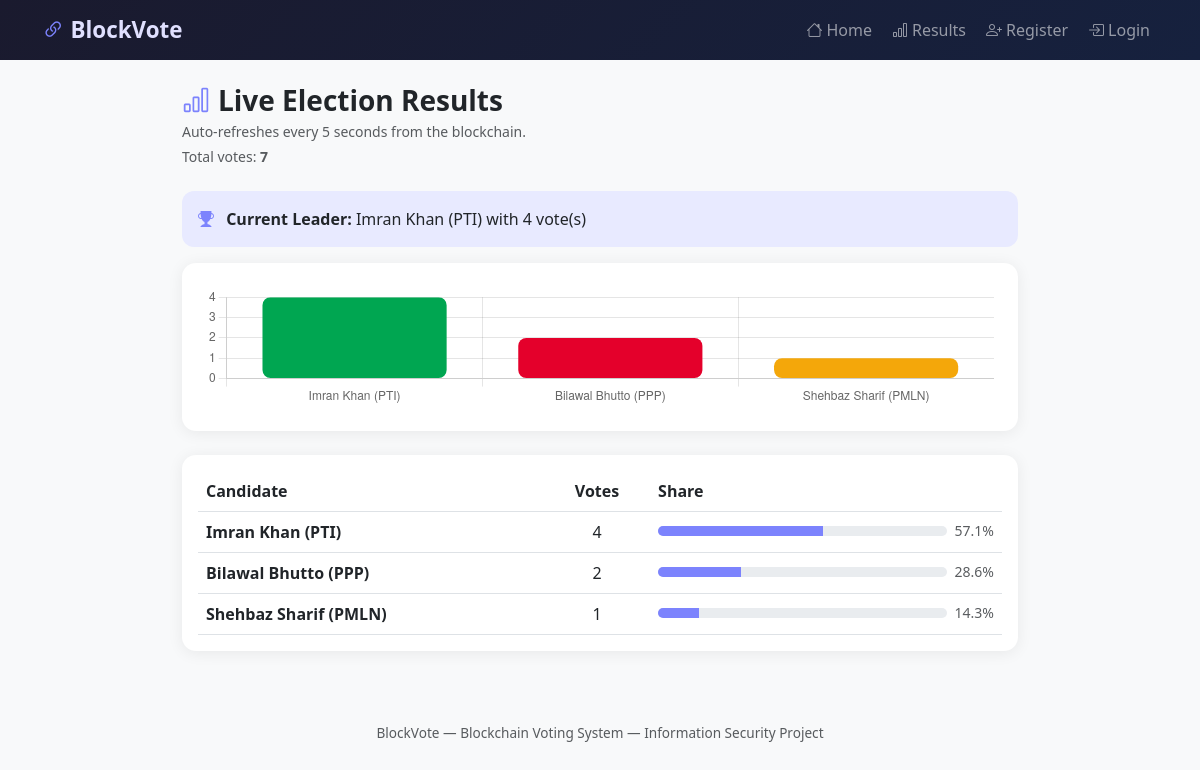
The app's page /results with its own data.
### tables this page shows
CREATE TABLE candidates (
            id      INTEGER PRIMARY KEY AUTOINCREMENT,
            name    TEXT UNIQUE NOT NULL,
            party   TEXT DEFAULT ''
        );

### app.py (the view)
@app.route("/results")
def results():
    results_data = get_results(blockchain)
    winner = get_winner(blockchain)
    total = get_total_votes(blockchain)
    return render_template("results.html", results=results_data, winner=winner, total=total)

### auth.py (called while the page is built)
def get_db():
    conn = sqlite3.connect(DB_PATH)
    conn.row_factory = sqlite3.Row
    return conn

def get_candidates():
    conn = get_db()
    rows = conn.execute("SELECT name FROM candidates ORDER BY id").fetchall()
    conn.close()
    return [r["name"] for r in rows]

### blockchain.py (called while the page is built)
    def get_all_votes(self):
        votes = []
        for block in self.chain:
            votes.extend(block.transactions)
        return votes

### results.py (called while the page is built)
def get_results(blockchain):
    candidates = get_candidates()
    counts = {c: 0 for c in candidates}
    for vote in blockchain.get_all_votes():
        if vote.get("candidate") in counts:
            counts[vote["candidate"]] += 1
    return dict(sorted(counts.items(), key=lambda x: x[1], reverse=True))

def get_winner(blockchain):
    results = get_results(blockchain)
    if not results or max(results.values()) == 0:
        return None
    winner = max(results, key=results.get)
    return {"name": winner, "votes": results[winner]}

def get_total_votes(blockchain):
    return len(blockchain.get_all_votes())

### templates/results.html (shortened to what this page needs)
{% extends "base.html" %}
{% block content %}
<h3 class="fw-bold mb-1"><i class="bi bi-bar-chart me-2" style="color:#7c83fd;"></i>Live Election Results</h3>
<p class="text-muted small mb-1">Auto-refreshes every 5 seconds from the blockchain.</p>
<p class="text-muted small mb-4">Total votes: <strong id="total-votes">{{ total }}</strong></p>
{% if total == 0 %}
<div class="card p-5 text-center text-muted">
  <div style="font-size:3rem;">🗳️</div>
  <p class="mt-3">No votes yet. Be the first!</p>
  <a href="{{ url_for('vote') }}" class="btn btn-vote">Vote Now</a>
</div>
{% else %}
<div id="winner-banner" class="alert" style="background:#e8eaff;border:none;border-radius:12px;">
  <i class="bi bi-trophy-fill me-2" style="color:#7c83fd;"></i>
  <strong>Current Leader:</strong> <span id="winner-name">{% if winner %}{{ winner.name }}{% endif %}</span>
  with <span id="winner-votes">{% if winner %}{{ winner.votes }}{% endif %}</span> vote(s)
</div>
<div class="card p-4 mb-4">
  <canvas id="voteChart" height="120"></canvas>
</div>
<div class="card p-3">
  <table class="table table-hover mb-0" id="results-table">
    <thead><tr><th>Candidate</th><th class="text-center">Votes</th><th>Share</th></tr></thead>
    <tbody>
      {% for candidate, count in results.items() %}
      <tr>
        <td class="fw-semibold">{{ candidate }}</td>
        <td class="text-center" id="count-{{ loop.index }}">{{ count }}</td>
        <td style="min-width:200px;">
          <div class="d-flex align-items-center gap-2">
            <div class="progress flex-grow-1" style="height:10px;border-radius:6px;">
              <div class="progress-bar" role="progressbar"
                   style="width:{% if total > 0 %}{{ (count/total*100)|round(1) }}{% else %}0{% endif %}%;background:#7c83fd;"
                   id="bar-{{ loop.index }}"></div>
            </div>
            <span class="text-muted small" id="pct-{{ loop.index }}">
              {% if total > 0 %}{{ (count/total*100)|round(1) }}%{% else %}0%{% endif %}
            </span>
          </div>
        </td>
      </tr>
      {% endfor %}
    </tbody>
  </table>
</div>
{% endif %}
{% endblock %}
{% block scripts %}
<script>
  const CANDIDATE_COLORS = {
    'Imran Khan (PTI)':      '#00a651',
    'Shehbaz Sharif (PMLN)': '#f4a70a',
    'Bilawal Bhutto (PPP)':  '#e4002b',
  };
  const DEFAULT_COLORS = ['#7c83fd','#5cb85c','#f0ad4e','#d9534f','#5bc0de'];
  function getColors(labels) {
    return labels.map((lbl, i) =>
      CANDIDATE_COLORS[lbl] || DEFAULT_COLORS[i % DEFAULT_COLORS.length]
    );
  }
  const initialLabels = {{ results.keys()|list|tojson }};
  const initialData   = {{ results.values()|list|tojson }};
  {% if total > 0 %}
  const chart = new Chart(document.getElementById('voteChart'), {
    type: 'bar',
    data: {
      labels: initialLabels,
      datasets: [{
        label: 'Votes',
        data: initialData,
        backgroundColor: getColors(initialLabels),
        borderRadius: 8,
        borderSkipped: false
      }]
    },
    options: {
      responsive: true,
      plugins: { legend: { display: false } },
      scales: { y: { beginAtZero: true, ticks: { stepSize: 1 } } }
    }
  });
  // Auto-refresh every 5 seconds
  setInterval(() => {
    fetch('/api/results')
      .then(r => r.json())
      .then(data => {
        const labels = Object.keys(data.results);
        const vals   = Object.values(data.results);
        chart.data.labels = labels;
        chart.data.datasets[0].data           = vals;
        chart.data.datasets[0].backgroundColor = getColors(labels);
        chart.update();
        document.getElementById('total-votes').textContent = data.total;
        if (data.winner) {
          document.getElementById('winner-name').textContent  = data.winner.name;
          document.getElementById('winner-votes').textContent = data.winner.votes;
        }
      });
  }, 5000);
  {% endif %}
</script>
{% endblock %}

### templates/base.html (shortened to what this page needs)
<!DOCTYPE html>
<html lang="en">
<head>
  <link href="https://cdn.jsdelivr.net/npm/bootstrap@5.3.0/dist/css/bootstrap.min.css" rel="stylesheet">
  <link href="https://cdn.jsdelivr.net/npm/bootstrap-icons@1.10.5/font/bootstrap-icons.css" rel="stylesheet">
</head>
<body>
<nav class="navbar navbar-expand-lg navbar-dark mb-4">
  <div class="container">
    <a class="navbar-brand" href="{{ url_for('index') }}">
      <i class="bi bi-link-45deg chain-icon"></i>BlockVote
    </a>
    <div class="collapse navbar-collapse" id="nav">
      <ul class="navbar-nav ms-auto gap-1">
        <li class="nav-item"><a class="nav-link" href="{{ url_for('index') }}"><i class="bi bi-house me-1"></i>Home</a></li>
        <li class="nav-item"><a class="nav-link" href="{{ url_for('results') }}"><i class="bi bi-bar-chart me-1"></i>Results</a></li>
        {% if session.voter_id %}
          <li class="nav-item"><a class="nav-link" href="{{ url_for('vote') }}"><i class="bi bi-check2-square me-1"></i>Vote</a></li>
          <li class="nav-item"><a class="nav-link" href="{{ url_for('admin') }}"><i class="bi bi-shield-check me-1"></i>Admin</a></li>
          <li class="nav-item"><a class="nav-link text-warning" href="{{ url_for('logout') }}"><i class="bi bi-box-arrow-right me-1"></i>Logout</a></li>
        {% else %}
          <li class="nav-item"><a class="nav-link" href="{{ url_for('register') }}"><i class="bi bi-person-plus me-1"></i>Register</a></li>
          <li class="nav-item"><a class="nav-link" href="{{ url_for('login') }}"><i class="bi bi-box-arrow-in-right me-1"></i>Login</a></li>
        {% endif %}
      </ul>
    </div>
  </div>
</nav>
<div class="container" style="max-width: 860px;">
  {% block content %}{% endblock %}
</div>
<footer class="text-center text-muted py-4 mt-5" style="font-size:0.85rem;">
  BlockVote — Blockchain Voting System &mdash; Information Security Project
</footer>
{% block scripts %}{% endblock %}
</body>
</html>

### templates/base.html (style rules this page uses)
body { background: #f8f9fa; font-family: 'Segoe UI', sans-serif; }
.navbar { background: linear-gradient(135deg, #1a1a2e, #16213e); }
.navbar-brand { font-weight: 700; font-size: 1.4rem; color: #e0e0ff !important; }
.chain-icon { color: #7c83fd; margin-right: 6px; }
.card { border: none; border-radius: 14px; box-shadow: 0 2px 16px rgba(0,0,0,0.07); }
.alert { border-radius: 10px; }

### records on screen
candidates: name "Imran Khan (PTI)", count "4", value "57.1"
candidates: name "Bilawal Bhutto (PPP)", count "2", value "28.6"
candidates: name "Shehbaz Sharif (PMLN)", count "1", value "14.3"

### other values on screen
{{ total }} "7"
{{ winner.votes }} "4"
chart data {{ results.keys()|list|tojson }} ["Imran Khan (PTI)", "Bilawal Bhutto (PPP)", "Shehbaz Sharif (PMLN)"]
chart data {{ results.values()|list|tojson }} [4, 2, 1]
